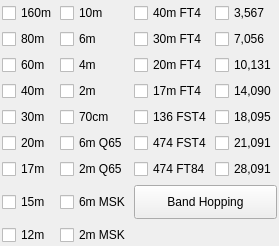
               <widget class="QWidget" name="tab_4">
                <attribute name="title">
                 <string>3</string>
                </attribute>
                <layout class="QVBoxLayout" name="verticalLayout_12">
                 <property name="spacing">
                  <number>3</number>
                 </property>
                 <property name="leftMargin">
                  <number>2</number>
                 </property>
                 <property name="topMargin">
                  <number>3</number>
                 </property>
                 <property name="rightMargin">
                  <number>2</number>
                 </property>
                 <property name="bottomMargin">
                  <number>1</number>
                 </property>
                 <item>
                  <widget class="QWidget" name="widget_3" native="true">
                   <property name="sizePolicy">
                    <sizepolicy hsizetype="Preferred" vsizetype="Preferred">
                     <horstretch>0</horstretch>
                     <verstretch>0</verstretch>
                    </sizepolicy>
                   </property>
                   <layout class="QGridLayout" name="gridLayout_8">
                    <property name="leftMargin">
                     <number>0</number>
                    </property>
                    <property name="topMargin">
                     <number>0</number>
                    </property>
                    <property name="rightMargin">
                     <number>0</number>
                    </property>
                    <property name="bottomMargin">
                     <number>0</number>
                    </property>
                    <property name="horizontalSpacing">
                     <number>3</number>
                    </property>
                    <property name="verticalSpacing">
                     <number>6</number>
                    </property>
                    <item row="7" column="0">
                     <widget class="QCheckBox" name="cb15m">
                      <property name="toolTip">
                       <string>15m FT8</string>
                      </property>
                      <property name="text">
                       <string>15m</string>
                      </property>
                     </widget>
                    </item>
                    <item row="0" column="0">
                     <widget class="QCheckBox" name="cb160m">
                      <property name="toolTip">
                       <string>160m FT8</string>
                      </property>
                      <property name="text">
                       <string>160m</string>
                      </property>
                     </widget>
                    </item>
                    <item row="3" column="2">
                     <widget class="QCheckBox" name="cb17mFT4">
                      <property name="toolTip">
                       <string>17m FT4</string>
                      </property>
                      <property name="text">
                       <string>17m FT4</string>
                      </property>
                     </widget>
                    </item>
                    <item row="6" column="0">
                     <widget class="QCheckBox" name="cb17m">
                      <property name="toolTip">
                       <string>17m FT8</string>
                      </property>
                      <property name="text">
                       <string>17m</string>
                      </property>
                     </widget>
                    </item>
                    <item row="4" column="0">
                     <widget class="QCheckBox" name="cb30m">
                      <property name="toolTip">
                       <string>30m FT8</string>
                      </property>
                      <property name="text">
                       <string>30m</string>
                      </property>
                     </widget>
                    </item>
                    <item row="3" column="0">
                     <widget class="QCheckBox" name="cb40m">
                      <property name="toolTip">
                       <string>40m FT8</string>
                      </property>
                      <property name="text">
                       <string>40m</string>
                      </property>
                     </widget>
                    </item>
                    <item row="5" column="0">
                     <widget class="QCheckBox" name="cb20m">
                      <property name="toolTip">
                       <string>20m FT8</string>
                      </property>
                      <property name="text">
                       <string>20m</string>
                      </property>
                     </widget>
                    </item>
                    <item row="2" column="0">
                     <widget class="QCheckBox" name="cb60m">
                      <property name="toolTip">
                       <string>60m FT8</string>
                      </property>
                      <property name="text">
                       <string>60m</string>
                      </property>
                     </widget>
                    </item>
                    <item row="2" column="2">
                     <widget class="QCheckBox" name="cb20mFT4">
                      <property name="toolTip">
                       <string>20m FT4</string>
                      </property>
                      <property name="text">
                       <string>20m FT4</string>
                      </property>
                     </widget>
                    </item>
                    <item row="1" column="2">
                     <widget class="QCheckBox" name="cb30mFT4">
                      <property name="toolTip">
                       <string>30m FT4</string>
                      </property>
                      <property name="text">
                       <string>30m FT4</string>
                      </property>
                     </widget>
                    </item>
                    <item row="0" column="2">
                     <widget class="QCheckBox" name="cb40mFT4">
                      <property name="toolTip">
                       <string>40m FT4</string>
                      </property>
                      <property name="text">
                       <string>40m FT4</string>
                      </property>
                     </widget>
                    </item>
                    <item row="1" column="0">
                     <widget class="QCheckBox" name="cb80m">
                      <property name="toolTip">
                       <string>80m FT8</string>
                      </property>
                      <property name="text">
                       <string>80m</string>
                      </property>
                     </widget>
                    </item>
                    <item row="8" column="0">
                     <widget class="QCheckBox" name="cb12m">
                      <property name="toolTip">
                       <string>12m FT8</string>
                      </property>
                      <property name="text">
                       <string>12m</string>
                      </property>
                     </widget>
                    </item>
                    <item row="0" column="1">
                     <widget class="QCheckBox" name="cb10m">
                      <property name="toolTip">
                       <string>10m FT8</string>
                      </property>
                      <property name="text">
                       <string>10m</string>
                      </property>
                     </widget>
                    </item>
                    <item row="1" column="1">
                     <widget class="QCheckBox" name="cb6m">
                      <property name="toolTip">
                       <string>6m FT8</string>
                      </property>
                      <property name="text">
                       <string>6m</string>
                      </property>
                     </widget>
                    </item>
                    <item row="2" column="1">
                     <widget class="QCheckBox" name="cb4m">
                      <property name="toolTip">
                       <string>4m FT8</string>
                      </property>
                      <property name="text">
                       <string>4m</string>
                      </property>
                     </widget>
                    </item>
                    <item row="3" column="1">
                     <widget class="QCheckBox" name="cb2m">
                      <property name="toolTip">
                       <string>2m FT8</string>
                      </property>
                      <property name="text">
                       <string>2m</string>
                      </property>
                     </widget>
                    </item>
                    <item row="4" column="1">
                     <widget class="QCheckBox" name="cb70cm">
                      <property name="toolTip">
                       <string>70cm FT8</string>
                      </property>
                      <property name="text">
                       <string>70cm</string>
                      </property>
                     </widget>
                    </item>
                    <item row="5" column="1">
                     <widget class="QCheckBox" name="cb6mQ65">
                      <property name="toolTip">
                       <string>6m Q65</string>
                      </property>
                      <property name="text">
                       <string>6m Q65</string>
                      </property>
                     </widget>
                    </item>
                    <item row="6" column="1">
                     <widget class="QCheckBox" name="cb2mQ65">
                      <property name="toolTip">
                       <string>2m Q65</string>
                      </property>
                      <property name="text">
                       <string>2m Q65</string>
                      </property>
                     </widget>
                    </item>
                    <item row="7" column="1">
                     <widget class="QCheckBox" name="cb6mMSK">
                      <property name="toolTip">
                       <string>6m MSK144</string>
                      </property>
                      <property name="text">
                       <string>6m MSK</string>
                      </property>
                     </widget>
                    </item>
                    <item row="8" column="1">
                     <widget class="QCheckBox" name="cb2mMSK">
                      <property name="toolTip">
                       <string>2m MSK144</string>
                      </property>
                      <property name="whatsThis">
                       <string/>
                      </property>
                      <property name="text">
                       <string>2m MSK</string>
                      </property>
                     </widget>
                    </item>
                    <item row="7" column="2" colspan="2">
                     <widget class="QPushButton" name="pbBandHopping">
                      <property name="minimumSize">
                       <size>
                        <width>0</width>
                        <height>34</height>
                       </size>
                      </property>
                      <property name="toolTip">
                       <string>Toggle band hopping On/Off. Band hopping occurs every other full minute. Changes to the checkboxes take effect immediately.</string>
                      </property>
                      <property name="styleSheet">
                       <string notr="true">QPushButton:checked {
	background-color: red;
	border-style: outset;
	border-width: 1px;
	border-radius: 5px;
	border-color: black;
	min-width: 5em;
	padding: 3px;
}</string>
                      </property>
                      <property name="text">
                       <string>  Band Hopping  </string>
                      </property>
                      <property name="checkable">
                       <bool>true</bool>
                      </property>
                     </widget>
                    </item>
                    <item row="4" column="2">
                     <widget class="QCheckBox" name="cb2200mFST4">
                      <property name="toolTip">
                       <string>2200m FST4</string>
                      </property>
                      <property name="text">
                       <string>136 FST4</string>
                      </property>
                     </widget>
                    </item>
                    <item row="5" column="2">
                     <widget class="QCheckBox" name="cb630mFST4">
                      <property name="toolTip">
                       <string>630m FST4</string>
                      </property>
                      <property name="text">
                       <string>474 FST4</string>
                      </property>
                     </widget>
                    </item>
                    <item row="6" column="2">
                     <widget class="QCheckBox" name="cb630m">
                      <property name="toolTip">
                       <string>630m FT8</string>
                      </property>
                      <property name="text">
                       <string>474 FT84</string>
                      </property>
                     </widget>
                    </item>
                    <item row="6" column="3">
                     <widget class="QCheckBox" name="cb10mDXp">
                      <property name="toolTip">
                       <string>28,091 MHz FT8</string>
                      </property>
                      <property name="text">
                       <string>28,091</string>
                      </property>
                     </widget>
                    </item>
                    <item row="5" column="3">
                     <widget class="QCheckBox" name="cb15mDXp">
                      <property name="toolTip">
                       <string>21,091 MHz FT8</string>
                      </property>
                      <property name="text">
                       <string>21,091</string>
                      </property>
                     </widget>
                    </item>
                    <item row="4" column="3">
                     <widget class="QCheckBox" name="cb17mDXp">
                      <property name="toolTip">
                       <string>18,095 MHz FT8</string>
                      </property>
                      <property name="text">
                       <string>18,095</string>
                      </property>
                     </widget>
                    </item>
                    <item row="3" column="3">
                     <widget class="QCheckBox" name="cb20mDXp">
                      <property name="toolTip">
                       <string>14,090 MHz FT8</string>
                      </property>
                      <property name="text">
                       <string>14,090</string>
                      </property>
                     </widget>
                    </item>
                    <item row="2" column="3">
                     <widget class="QCheckBox" name="cb30mDXp">
                      <property name="toolTip">
                       <string>10,131 MHz FT8</string>
                      </property>
                      <property name="text">
                       <string>10,131</string>
                      </property>
                     </widget>
                    </item>
                    <item row="1" column="3">
                     <widget class="QCheckBox" name="cb40mDXp">
                      <property name="toolTip">
                       <string>7,056 MHz FT8</string>
                      </property>
                      <property name="text">
                       <string>7,056</string>
                      </property>
                     </widget>
                    </item>
                    <item row="0" column="3">
                     <widget class="QCheckBox" name="cb80mDXp">
                      <property name="toolTip">
                       <string>3,567 MHz FT8</string>
                      </property>
                      <property name="text">
                       <string>3,567</string>
                      </property>
                     </widget>
                    </item>
                   </layout>
                  </widget>
                 </item>
                </layout>
               </widget>
